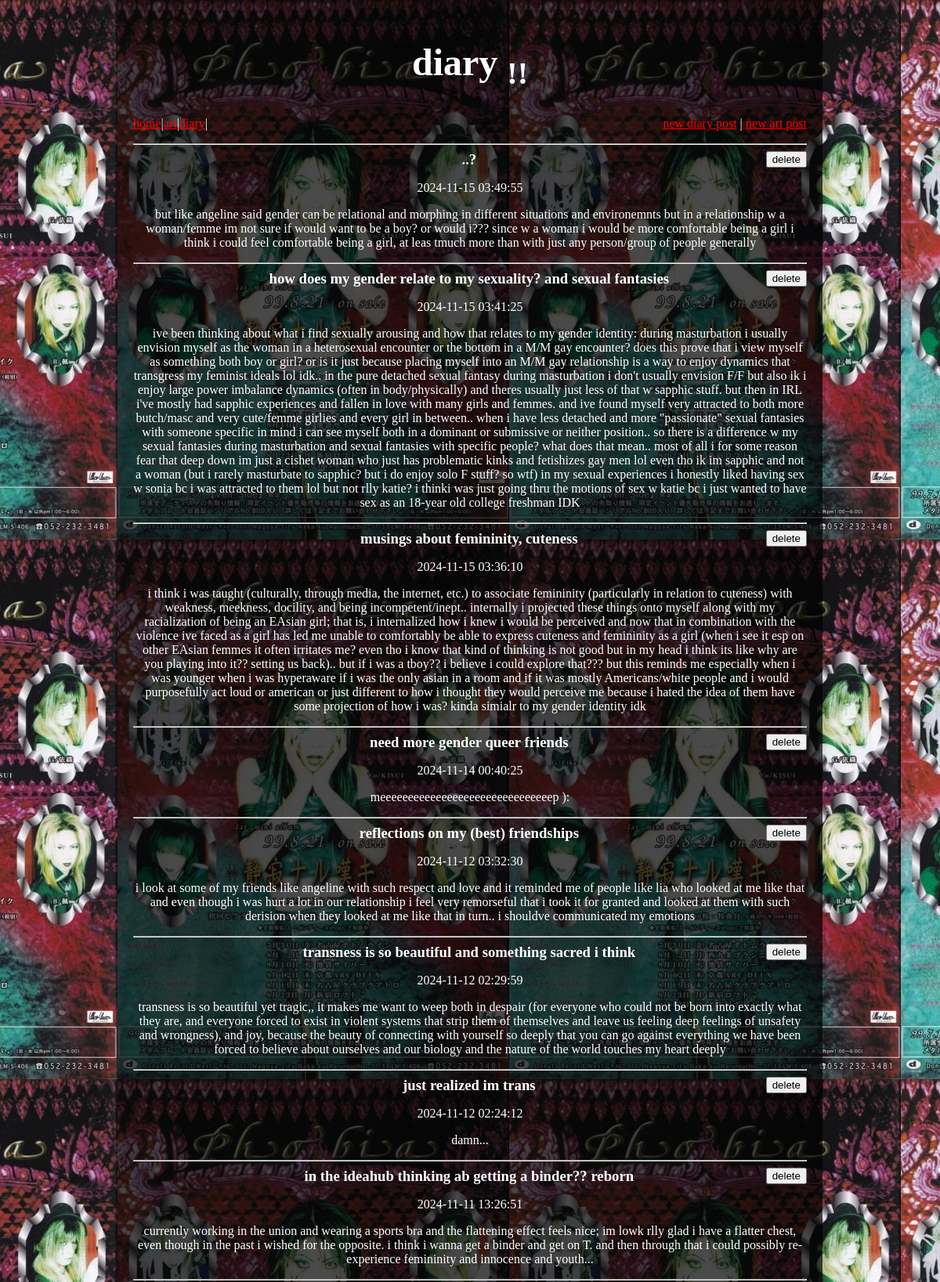
Screenshot of /diary/ (upper part) with the database file from the repository.
### tables this page shows
CREATE TABLE posts(
    postid INTEGER PRIMARY KEY AUTOINCREMENT NOT NULL,
    title VARCHAR(40) NOT NULL,
    text VARCHAR(4096) NOT NULL, 
    filename VARCHAR(64),
    created DATETIME DEFAULT CURRENT_TIMESTAMP
);

### webdiary.py (the view)
@diary_bp.route('/diary/', methods=['GET'])
def diary():
    conn = sqlite3.connect('var/webdiary.sqlite3')
    conn.row_factory = sqlite3.Row
    posts = conn.execute('SELECT * FROM posts ORDER BY created DESC').fetchall()
    conn.close()
    return render_template('diary.html', posts=posts)

### templates/diary.html (shortened to what this page needs)
<!DOCTYPE html>
<html lang="en">
  <head>
    <link rel="stylesheet" href="{{ url_for('static', filename='style.css') }}">
  </head>
  <body>
    <header id="site_header">
      <h1>diary <sub>!!</sub></h1>
      <nav>
        <span>
          <a href="/" class="active">home</a>
        </span>
        <span>|</span>
        <span>
          <a href="/art/">art</a>
        </span>
        <span>|</span>
        <span>
          <a href="/diary/">diary</a>
        </span>
        <span>|</span>
        <div class="align-right">
          <a href="/new-post/">new diary post</a>
          <span>|</span>
          <a href="/new-art/">new art post</a>
        </div>
      </nav>
    </header>
      <div id="diary">
        <p>
          <hr>
          <div id="posts">
              {% for post in posts %}
                  <span class="posttitle">{{ post.title }} </span>
                  <span class="buttons">
                    <form action="/diarydelete/" method="post">
                      <input type="submit" value="delete">
                    </form>
                  </span>
                  <p>{{ post.created }} </p>
                  <p>{{ post.text }}</p>
                  <hr>
              {% endfor %}
          </div>
        </p>
      </div>
  </body>
</html>

### static/style.css (style rules this page uses)
html { background-image: url("images/phobia.jpg"); color: #ffffff; margin-left: 150px; margin-right: 150px; cursor: url("images/alt_skull.webp"), auto; }
body { text-align: center; background-color: rgba(0, 0, 0, 0.7); padding: 20px; box-shadow: 0 4px 8px rgba(0, 0, 0, 0.1); margin: auto; }
body a { color: red; }
#site_header h1 { font-size: 300% }
#site_header nav { display: flex; }
.align-right { margin-left: auto; }
.buttons { float:right }
.posttitle { font-size: 1.17em; font-weight: bold; margin-left: 50px; }

### rows the page displays
posts: title "..?", created "2024-11-15 03:49:55", text "but like angeline said gender can be relational and morphing in different situations and environemnts but in a relationship w a woman/femme im not sure if would want to be a boy? or would i??? since w a woman i would be more comfortable being a girl i think i could feel comfortable being a girl, at leas tmuch more than with just any person/group of people generally"
posts: title "how does my gender relate to my sexuality? and sexual fantasies", created "2024-11-15 03:41:25", text "ive been thinking about what i find sexually arousing and how that relates to my gender identity: during masturbation i usually envision myself as the woman in a heterosexual encounter or the bottom in a M/M gay encounter? does this prove that i view myself as something both boy or girl? or is it just because placing myself into an M/M gay relationship is a way to enjoy dynamics that transgress my feminist ideals lol idk.. in the pure detached sexual fantasy during masturbation i don't usually envision F/F but also ik i enjoy large power imbalance dynamics (often in body/physically) and theres usually just less of that w sapphic stuff. but then in IRL i've mostly had sapphic experiences and…"
posts: title "musings about femininity, cuteness", created "2024-11-15 03:36:10", text "i think i was taught (culturally, through media, the internet, etc.) to associate femininity (particularly in relation to cuteness) with weakness, meekness, docility, and being incompetent/inept.. internally i projected these things onto myself along with my racialization of being an EAsian girl; that is, i internalized how i knew i would be perceived and now that in combination with the violence ive faced as a girl has led me unable to comfortably be able to express cuteness and femininity as a girl (when i see it esp on other EAsian femmes it often irritates me? even tho i know that kind of thinking is not good but in my head i think its like why are you playing into it?? setting us…"
posts: title "need more gender queer friends", created "2024-11-14 00:40:25", text "meeeeeeeeeeeeeeeeeeeeeeeeeeeeeeep ):"
posts: title "reflections on my (best) friendships", created "2024-11-12 03:32:30", text "i look at some of my friends like angeline with such respect and love and it reminded me of people like lia who looked at me like that and even though i was hurt a lot in our relationship i feel very remorseful that i took it for granted and looked at them with such derision when they looked at me like that in turn.. i shouldve communicated my emotions"
posts: title "transness is so beautiful and something sacred i think", created "2024-11-12 02:29:59", text "transness is so beautiful yet tragic,, it makes me want to weep both in despair (for everyone who could not be born into exactly what they are, and everyone forced to exist in violent systems that strip them of themselves and leave us feeling deep feelings of unsafety and wrongness), and joy, because the beauty of connecting with yourself so deeply that you can go against everything we have been forced to believe about ourselves and our biology and the nature of the world touches my heart deeply"
posts: title "just realized im trans", created "2024-11-12 02:24:12", text "damn..."
posts: title "in the ideahub thinking ab getting a binder?? reborn", created "2024-11-11 13:26:51", text "currently working in the union and wearing a sports bra and the flattening effect feels nice; im lowk rlly glad i have a flatter chest, even though in the past i wished for the opposite. i think i wanna get a binder and get on T. and then through that i could possibly re-experience femininity and innocence and youth..."
